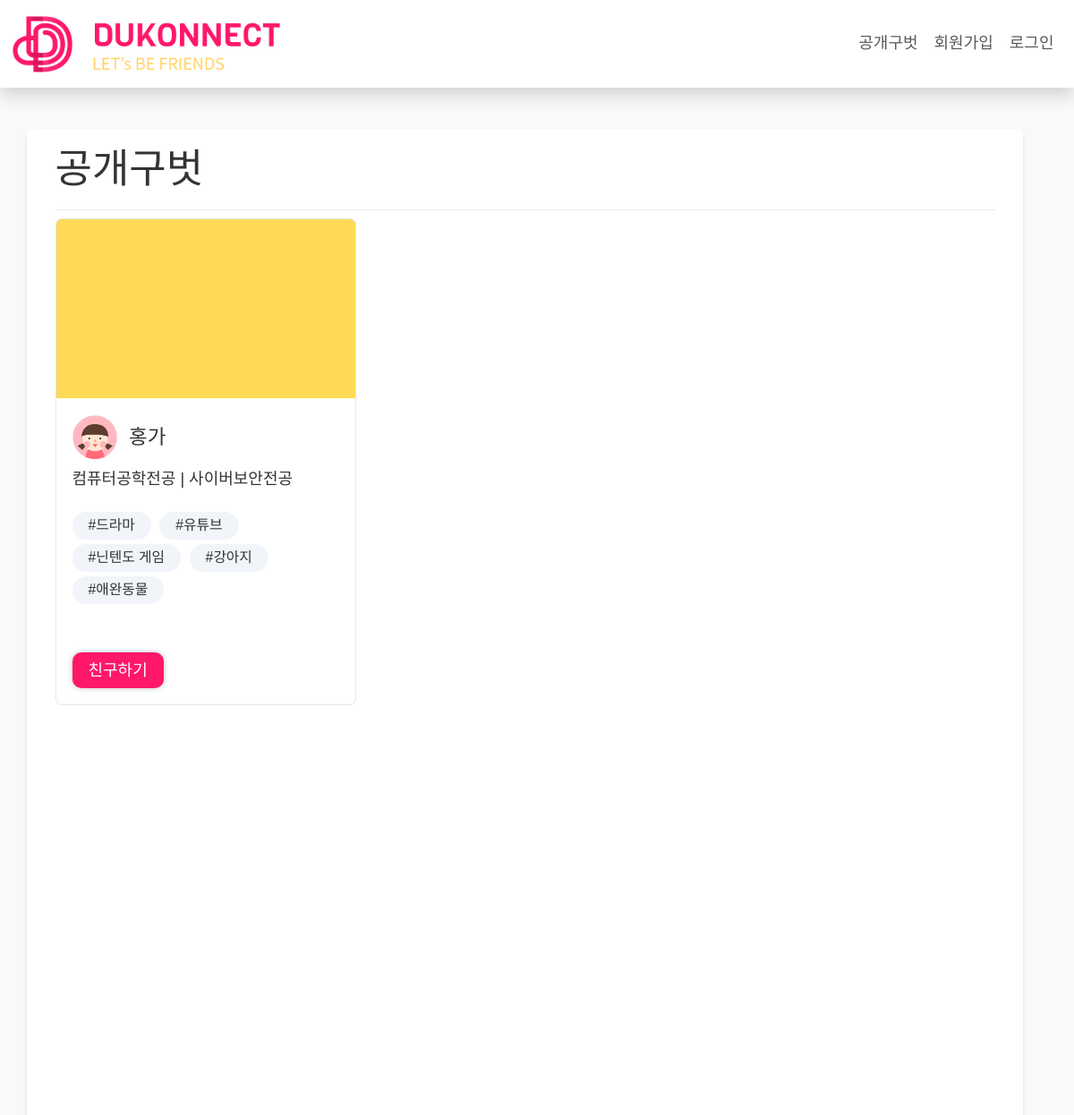
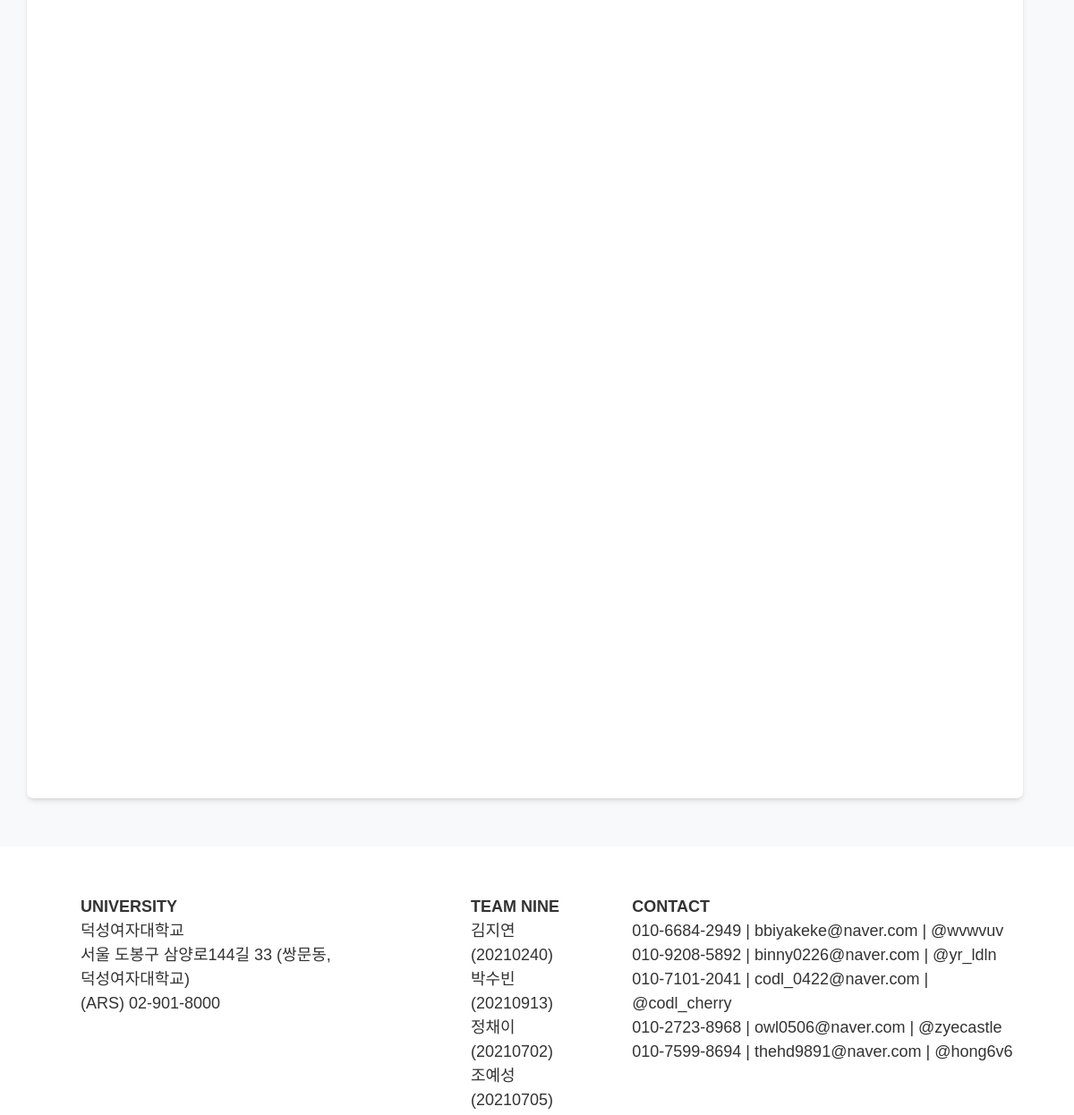
Page /list/ on the committed database (2 pictures, top to bottom).
### app/models.py (models this page shows, shortened)
class User(AbstractUser):
    major = [
        ('국어국문학전공', '국어국문학전공'),
        ('일어일문학전공', '일어일문학전공'),
        ('중어중문학전공', '중어중문학전공'),
        ('영어영문학전공', '영어영문학전공'),
        ('불어불문학전공', '불어불문학전공'),
        ('독어독문학전공', '독어독문학전공'),
        ('스페인어전공', '스페인어전공'),
        ('사학전공', '사학전공'),
        ('철학전공', '철학전공'),
        ('미술사학전공', '미술사학전공'),
        ('경영학전공', '경영학전공'),
        ('회계학전공', '회계학전공'),
        ('국제통상학전공', '국제통상학전공'),
        ('법학전공', '법학전공'),
        ('문헌정보학전공', '문헌정보학전공'),
        ('사회학전공', '사회학전공'),
        ('심리학전공', '심리학전공'),
        ('아동가족학전공', '아동가족학전공'),
        ('사회복지학전공', '사회복지학전공'),
        ('정치외교학전공', '정치외교학전공'),
        ('의상디자인전공', '의상디자인전공'),
        ('유아교육과', '유아교육과'),
        ('디지털소프트웨어공학부', '디지털소프트웨어공학부'),
        ('컴퓨터공학전공', '컴퓨터공학전공'),
        ('IT미디어공학전공', 'IT미디어공학전공'),
        ('사이버보안전공', '사이버보안전공'),
        ('소프트웨어전공', '소프트웨어전공'),
        ('바이오공학전공', '바이오공학전공'),
        ('수학전공', '수학전공'),
        ('정보통계학전공', '정보통계학전공'),
        ('화학전공', '화학전공'),
        ('식품영양학전공', '식품영양학전공'),
        ('생활체육학전공', '생활체육학전공'),
        ('동양화전공', '동양화전공'),
        ('서양화전공', '서양화전공'),
        ('실내디자인전공', '실내디자인전공'),
        ('시각디자인전공', '시각디자인전공'),
        ('텍스타일디자인전공', '텍스타일디자인전공'),
        ('한국학전공', '한국학전공'),
        ('한국어교육전공', '한국어교육전공'),
        ('가상현실융합학과', '가상현실융합학과'),
        ('데이터사이언스학과', '데이터사이언스학과'),
    ]
    name = models.CharField(max_length=20, name="name")
    nickname = models.CharField(max_length=20, name="nickname", null=True)
    studentID = models.IntegerField(name="studentID")
    birth = models.DateField(null=True, name="birth")
    tel = models.CharField(max_length=20, name="tel")
    major1 = models.CharField(max_length=20, choices=major)
    major2 = models.CharField(max_length=20, choices=major, null=True)
    tag = models.ManyToManyField(Tag, blank=True)
    open_profile = models.BooleanField()
    prof_image = models.ImageField(upload_to='images/profile/%Y/%m/%d/', blank=True)
    back_image = models.ImageField(upload_to='images/background/%Y/%m/%d/', blank=True)
    friends = models.TextField(blank=True)
    liked = models.TextField(blank=True)
    like = models.TextField(blank=True)
    create_at = models.DateTimeField(auto_now_add=True)
    update_at = models.DateTimeField(auto_now=True)
    REQUIRED_FIELDS = ['name', 'studentID', 'birth', 'tel', 'open_profile']

class Tag(models.Model):
    name = models.CharField(max_length=50)
    slug = models.SlugField(max_length=200, unique=True, allow_unicode=True)

### app/views.py (the view)
# urls.py: path('list/', views.List.as_view()),
class List(ListView):
    model = get_user_model()
    ordering = '-pk'
    template_name = 'list.html'
    def get_queryset(self):
        return self.model.objects.filter(open_profile=True)

### app/templates/list.html
{% extends 'module/base.html' %}
{% load static %}
{% block title %}공개구벗{% endblock %}
{% block content %}
  <div class="flex justify-between items-start flex-wrap">
    {% for m in object_list %}
    <div class="border-1 p-0 mb-5 w-[32%] rounded overflow-hidden">
      <div class="h-[200px] overflow-hidden flex justify-center items-center">
          {% if m.back_image %}
              <img class="card-img-top" src="{{ m.back_image.url }}" alt="default image">
          {% else %}
              <img class="card-img-top" src="{% static 'images/profile/back.png' %}" alt="default image">
          {% endif %}
        </div>
        <div class="min-h-[300px] p-3">
          <h5 class="flex  items-center">
          {% if m.prof_image %}
            <img src="{{ m.prof_image.url }}" alt="프로필 사진" class="w-[50px] h-[50px] mr-3">
          {% else %}
              <img class="card-img-top" src="{% static 'images/profile/prof.png' %}" alt="default image">
          {% endif %}
          {{ m.nickname }}
      </h5>
        <p class="card-text">{{ m.major1 }} | {{ m.major2 }}</p>
        {% for t in m.tag.all %}
        <div class="bg-slate-100 rounded-2xl px-3 py-1 break-keep inline-block mt-1 mr-1 text-sm">#{{t.name}}</div>
        {% endfor %}
        <div>
          <button class="pink px-2 block mt-5 px-3">친구하기</button>
        </div>
      </div>
    </div>
    {% endfor %}
  </div>
  {% endblock %}

### app/static/css/common.css (style rules this page uses)
* { margin: 0; padding: 0; list-style: none; box-sizing: border-box; text-decoration: none; border: none; outline: none; font-size: 18px; color: #333; font-family: 'Noto Sans KR', sans-serif; word-break: keep-all; text-align: left; }
h1, h2, h3, h4, h5, h6 { font-size: 32px; font-weight: bold; }
button, input[type='submit'] { padding: 0 15px; border-radius: 10px !important; text-align: center; height: 40px; box-shadow: 0px 0px 6px rgba(0, 0, 0, 0.25); }
button.pink { color: #fff; background-color: #FF176A; border-color: #FF176A; }

### rows in the picture
User: back_image (picture), prof_image (picture), nickname "홍가", major1 "컴퓨터공학전공", major2 "사이버보안전공"
Tag: name "드라마"
Tag: name "유튜브"
Tag: name "닌텐도 게임"
Tag: name "강아지"
Tag: name "애완동물"
